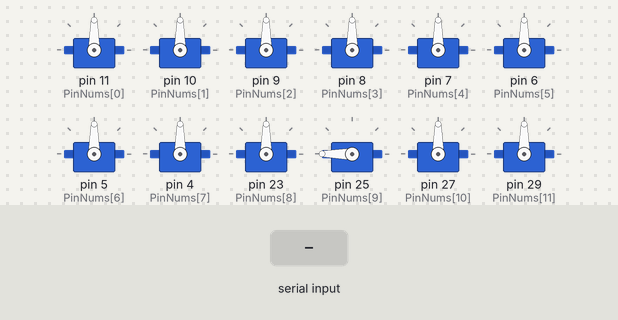
This sketch was run on a simulated Arduino Mega 2560, built with avr-gcc and run on an emulated ATmega2560. Shown: 12 × servo. The inputs (shaded band) are chosen by the test bench. What the sketch prints to the serial monitor is not drawn.

Above: at 2.2 s.
2.3 s: "a\n" received over Serial
At 4.7 s:
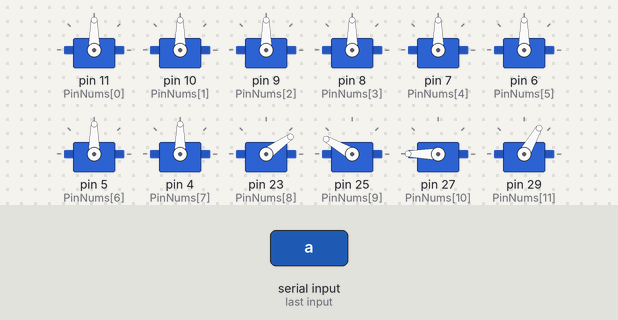
5.3 s: byte 98 ('b') received over Serial
At 6.75 s:
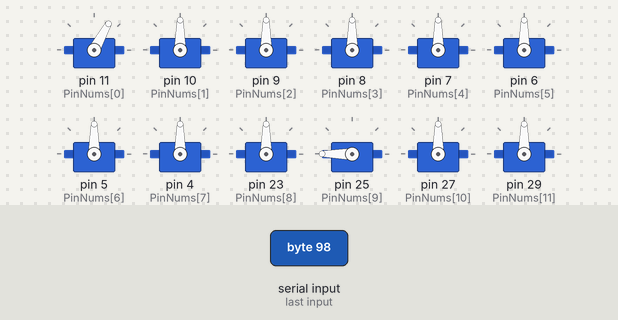
8.3 s: byte 99 ('c') received over Serial
At 11.16 s:
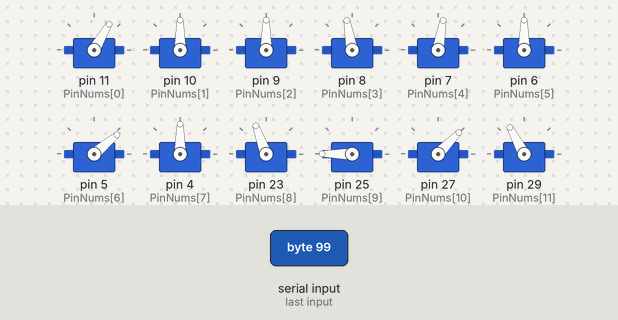
Timing chart, 0 to 34.7 s (numbered marks = the images above; inputs shaded):
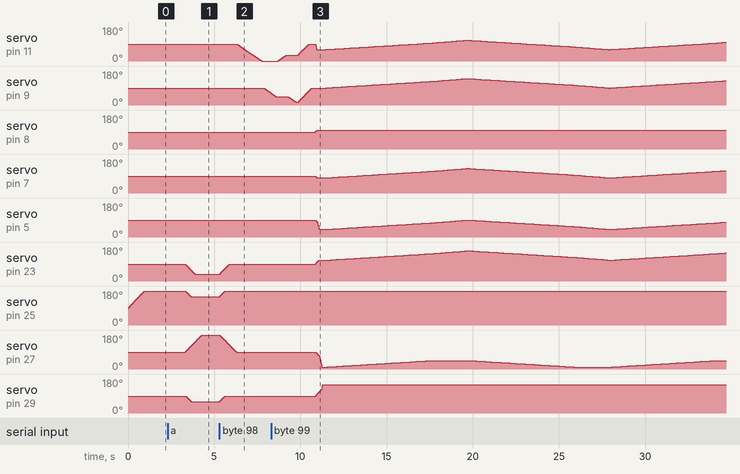

Measured:
- after the input at 2.3 s, servo on pin 23 (PinNums[8]): moves from 90° to 35° over 0.58 s, starting after 1.0 s; servo on pin 25 (PinNums[9]): moves from 180° to 150° over 0.30 s, starting after 1.0 s
- after the input at 5.3 s, servo on pin 11 (PinNums[0]): moves from 90° to 0° over 1.4 s, starting after 1.0 s; servo on pin 9 (PinNums[2]): moves from 90° to 63° over 0.40 s, starting after 2.6 s
- after the input at 8.3 s, servo on pin 8 (PinNums[3]): 90° → 100° after 2.6 s; servo on pin 29 (PinNums[11]): moves from 90° to 150° over 0.42 s, starting after 2.6 s

The sketch:

Unit_test3.ino
```cpp
#include<VarSpeedServo.h>

VarSpeedServo servo[16];//リストにそれぞれ変数の名前を付けるのではなく、リストの要素として扱う。servo[0].attach
//リストのなかに変数を入れようとすると初期化をする必要があり、面倒。
//「こういった場合は、リストの要素を変数として扱おう」

//1～16(実際は0～15)までの番号を振り分ける
const int PinNums[16]={11,10,9,8,7,6,5,4,23,25,27,29,33,35,37,39};


int data = 0;//ラズパイからの信号データを受け取る変数"data"を初期化
int count=1;
int va[16] = {60,90,90,100,80,90,40,90,110,180,10,150,20,180,135,30};
//角度
int de[16] = { };//リストをすべて0にする

void setup() {
  Serial.begin(9600); //シリアル通信による通信速度を9600とする

 //sv1の出力は、servoPin1に反映させる
 //前
 for(int i=0;i<16;i++){
   servo[i].attach(PinNums[i]);
   /*
   6  5    1  2                        [5][4] [0][1]
   7          3   後ろからの図         [6]       [2]
   8          4                        [7]       [3]

   14  13    9  10                     [13][12] [8][9]
   15           11   後ろからの図      [14]        [10]
   16           12                     [15]        [11]
   */
 }

  //初期位置に設定
  set();
}

void loop() {
  while(Serial.available()> 0){//ラズパイからのdataが確認されたら、、、
    data = Serial.read();//そのデータを格納した"data"の中を読み込む
    Serial.print(data);//読み込んだものを表示する


    if(data == 'a'){//もし、受け取ったデータが'a'だったなら、、、
      //新しい指示があるたびに、初期位置に戻ってほしいので、ここで初期位置
      set();
      //右足
      servo[8].write(35,60,false);
      delay(10);
      servo[9].write(150,60,false);
      delay(10);
     servo[10].write(180,60,false);
      delay(10);
      servo[11].write(60,60,false);
      delay(10);
      //左足
      servo[12].write(145,60,false);
      delay(10);
      servo[13].write(90,60,false);
      delay(10);
      servo[14].write(0,60,false);
      delay(10);
      servo[15].write(120,60,false);
      delay(10);

    }else if(data == 'b'){ //おて！
        //新しい指示があるたびに、初期位置に戻ってほしいので、ここで初期位置
        set();
        //右手
        servo[0].write(0,40,true);
        delay(100);
        servo[2].write(45,40,true);
        delay(100);
        servo[0].write(30,40,true);
        delay(100);
        servo[2].write(15,40,true);
        delay(100);

    }else if(data == 'c'){ //ゴウ！
      set();
      walk();

    }else if(data == 'd'){//ポチ！（ストップ）
      set();
    }
  }
}
//今回のset()の角度ではこうした。でも、本番機は少し違う。
int set(){

  for (int i=0;i<16;i++) {
    if (i==9 || i==13) {
      servo[i].write(180,60,false);
    } else {
      servo[i].write(90,60,false);
    }
  }
  delay(1000);
}
int walk() {
  //set();
  //いったんやさしく位置に付けるように60/255スピードのfalseで位置につかせる
  for (int i=0;i<16;i++){
    servo[i].write(va[i],60);
  }

  while(1){
    if(count=1){
      for (int i=0;i<16;i++) {
        servo[i].write(va[i],255,true);
      }

      for(int i=0;i<16;i++){
        va[i]+=de[i];
      }

       //前右足
       //＜始まり＞
      if(va[0]==60&&va[2]==90){//足が少し前へ。第二関節まっすぐ
        de[0]=1;
        de[2]=1;//曲げてく
      }else if(va[0]==60){//もしものための補正
        de[0]=0;
      }else if(va[2]==90){
        de[2]=0;
      }
       //＜おわり＞
      if(va[0]==110&&va[2]==140){//それぞれ50°角度が変化するようにしている。
        de[0]=-1;
        de[2]=-1;//まっすぐに戻していく
      }else if(va[0]==110){//もしものための補正
        de[0]=0;
      }else if(va[2]==140){
        de[2]=0;
      }

      //前左足
      //＜始まり＞
      if(va[4]==130&&va[6]==90){//第二関節まっすぐ
        de[4]=-1;
        de[6]=-1;//曲げていく
      }else if(va[4]==130){//もしものための補正
        de[4]=0;
      }else if(va[6]==90){
        de[6]=0;
      }
      //＜終わり＞
      if(va[4]==80&&va[6]==40){//それぞれ50°角度が変化するようにしている。
        de[4]=1;
        de[6]=1;//まっすぐに戻す
      }else if(va[4]==80){//もしものための補正
        de[4]=0;
      }else if(va[6]==40){
        de[6]=0;
      }
       //後右足
       //＜始まり＞
       //va9(90を軸)、va11(90を軸)「向きは両方同じ」
       //va9=110で少し後ろ。va11=10でかなり前にある。
      if(va[8]==110&&va[10]==10){//少し後ろにあって、第二関節は80°前。形状がくの次ならＯＫ
        de[8] = 1;
        de[10] = 1;
      }else if(va[8]==110){//もしものための補正
        de[8]=0;
      }else if(va[10]==10){
        de[10]=0;
      }

      //＜終わり＞
      //va9=160でかなり後ろ
      if(va[8]==160&&va[10]==45){
        de[8]  = -1;
        de[10] = -1;
      }else if(va[8]==160){//もしものための補正
        de[8]=0;
      }else if(va[10]==45){
        de[10]=0;
      }
       //後左足
       //＜始まり＞
      if(va[12]==70&&va[14]==170){
        de[12] = -1;
        de[14] = -1;
      }else if(va[12]==70){//もしものための補正
        de[12]=0;
      }else if(va[14]==170){
        de[14]=0;
      }
       //＜終わり＞
      if(va[12]==20&&va[14]==135){
        de[12] = 1;
        de[14] = 1;
      }else if(va[12]==20){//もしものための補正
        de[12]=0;
      }else if(va[14]==135){
        de[14]=0;
      }
      delay(15);
}
}
}
```
